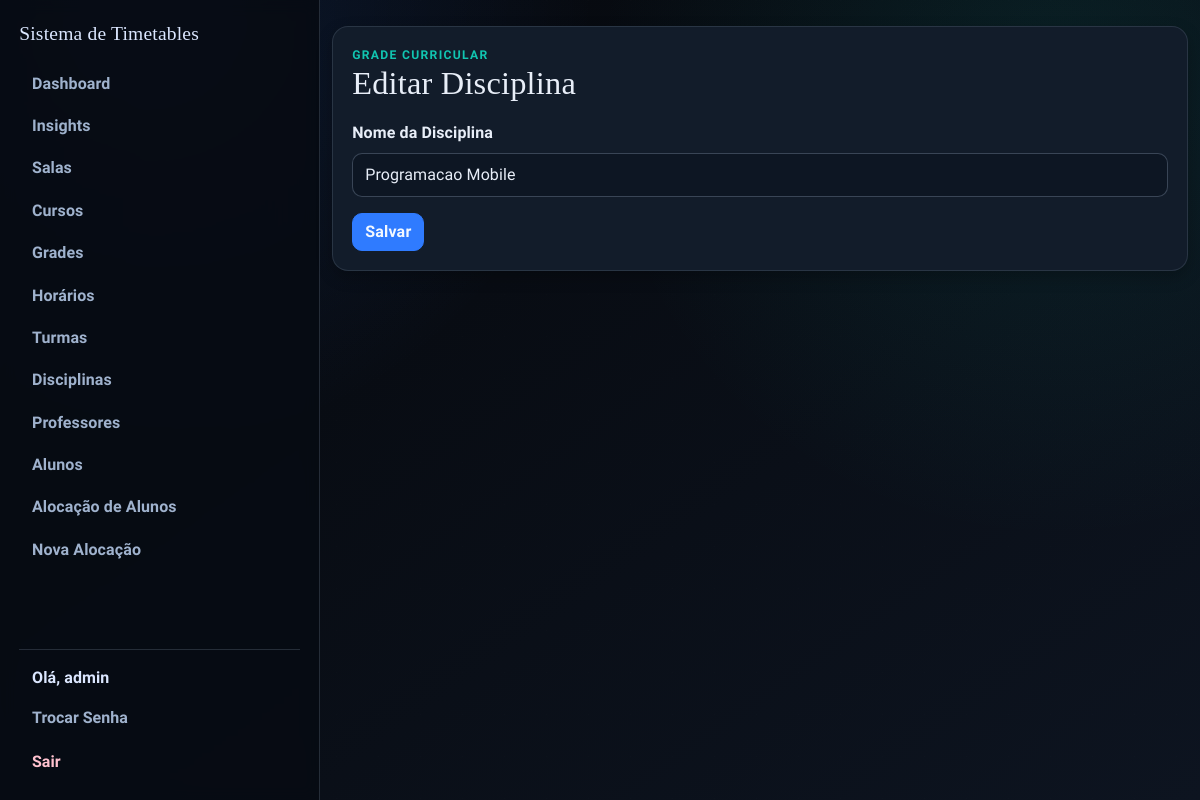
Page /disciplina/edit/18 (signed in) on the earlier database version.
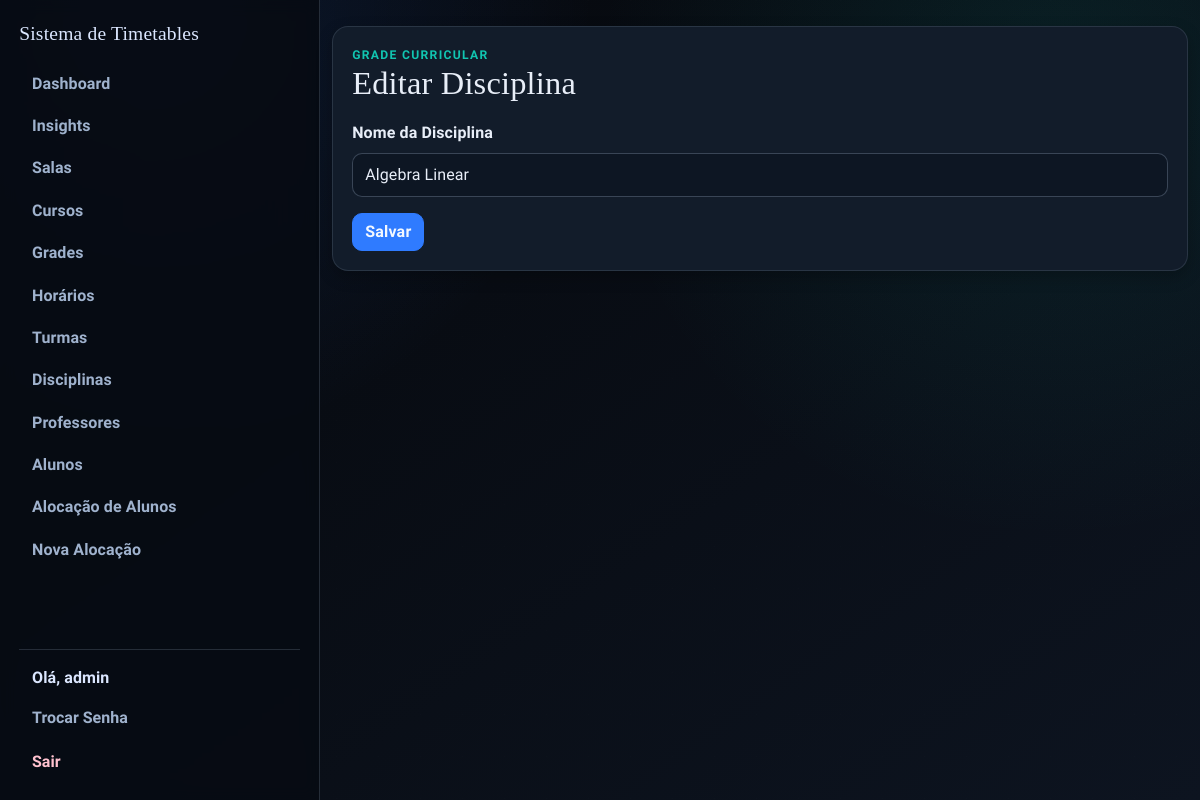
Same page on the later database version.
### app/models.py (models this page shows)
class Disciplina(db.Model):
    id = db.Column(db.Integer, primary_key=True)
    nome = db.Column(db.String(100), nullable=False)
    codigo = db.Column(db.String(20), unique=True, nullable=False)

### app/routes/admin.py (the view, shortened to what this page needs)
@bp.route("/disciplina/edit/<int:id>", methods=["GET", "POST"])
@login_required
@admin_required
def edit_disciplina(id):
    disciplina = db.get_or_404(Disciplina, id)
    form = DisciplinaForm()
    if request.method == "GET":
        form.nome.data = disciplina.nome
    return render_template("disciplina_form.html", form=form, title="Editar Disciplina")

### app/forms.py
class DisciplinaForm(FlaskForm):
    nome = StringField("Nome da Disciplina", validators=[DataRequired(), Length(min=2, max=100)])
    submit = SubmitField("Salvar")

### app/models.py (called while the page is built)
@login_manager.user_loader
def load_user(user_id):
    return db.session.get(User, int(user_id))

    def is_admin(self):
        return self.role == 'admin'

### app/routes/helpers.py (called while the page is built)
def admin_required_redirect():
    if getattr(current_user, "is_authenticated", False) and current_user.is_admin():
        return None
    flash("Acesso restrito ao administrador.", "danger")
    return redirect(url_for("main.index"))

def admin_required(view_func):
    @wraps(view_func)
    def wrapper(*args, **kwargs):
        guard = admin_required_redirect()
        if guard:
            return guard
        return view_func(*args, **kwargs)
    return wrapper

### templates/disciplina_form.html (shortened to what this page needs)
{% extends "base.html" %}
{% from "_form_helpers.html" import render_field %}
{% block content %}
<section class="surface form-shell stagger-in">
  <div class="page-head">
    <div>
      <p class="eyebrow">Grade Curricular</p>
      <h1>{{ title }}</h1>
    </div>
  </div>
  <form method="POST" novalidate>
    {{ render_field(form.nome) }}
    {{ form.submit(class="btn btn-primary") }}
  </form>
</section>
{% endblock %}

### templates/_form_helpers.html (shortened to what this page needs)
{% macro render_field(field, class_name='form-control') %}
<div class="mb-3">
  {{ field.label(class="form-label") }}
  {% if field.type in ['SelectField', 'SelectMultipleField'] %}
  {% set base_class = 'form-select' %}
  {% else %}
  {% set base_class = class_name %}
  {% endif %}
  {% set field_class = base_class + (' is-invalid' if field.errors else '') %}
  {{ field(class=field_class) }}
</div>
{% endmacro %}

Differences in the rows shown:
changed Disciplina: nome "Programacao Mobile" → "Algebra Linear"
